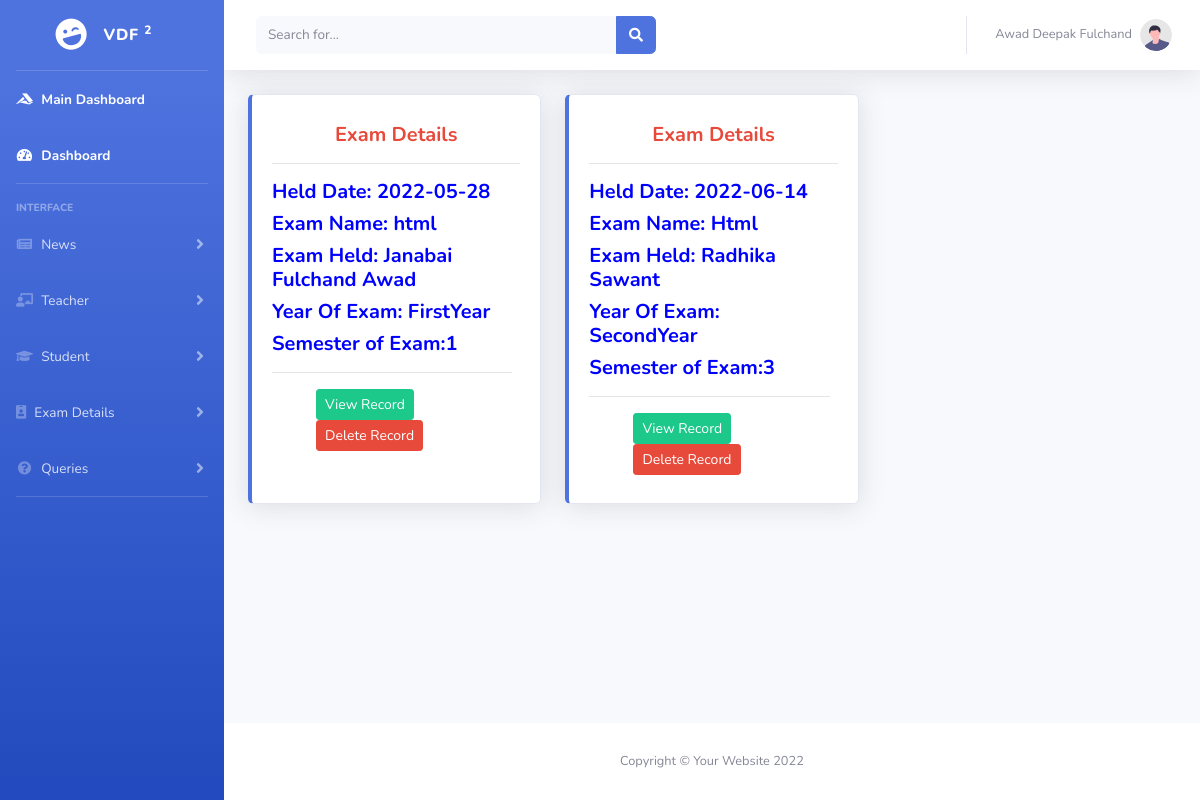
The page /Main/User/Admin/ComputerEngineering/testdetails.php (signed in) on the database its author committed.
### tables this page shows
CREATE TABLE `testquestion` (
  `Test_Id` int(11) NOT NULL,
  `Test_Class` varchar(20) NOT NULL,
  `Test_Semester` varchar(10) NOT NULL,
  `Test_Title` varchar(100) NOT NULL,
  `Test_Questions` int(100) NOT NULL,
  `Test_Marks` int(10) NOT NULL,
  `Test_Wrong` bigint(10) NOT NULL,
  `Test_Date` date NOT NULL,
  `Test_Dept` varchar(50) NOT NULL,
  `Test_Teacher` varchar(100) NOT NULL
);

### Main/User/Admin/ComputerEngineering/testdetails.php (the view, shortened to what this page needs)
<?php
   $number=$_SESSION['Admin_Number'];
      $password=$_SESSION['Admin_Password'];
      if ($_SESSION['Admin_Number'] AND $_SESSION['Admin_Password'] )
      {
      $user ='root';
     $pass = '';
      $db = 'seminar';
     $db = new mysqli('localhost',$user,$pass,$db) or die("unable to connect");
     $sql="SELECT * FROM admin WHERE Admin_Number='".$number."' AND Admin_Password ='".$password."'";
     $result=(mysqli_query($db,$sql));
     $data=mysqli_fetch_assoc($result);
     }else
     {
        header("location:../AdminLogin.php");
     }
    ?>
<!DOCTYPE html>
<html lang="en">
<head>
    <link href="../../../Files/vendor/fontawesome-free/css/all.min.css" rel="stylesheet" type="text/css">
    <link href="../../../Files/css/sb-admin-2.min.css" rel="stylesheet">
</head>
<body id="page-top">
    <div id="wrapper">
        <ul class="navbar-nav bg-gradient-primary sidebar sidebar-dark accordion" id="accordionSidebar">
            <a class="sidebar-brand d-flex align-items-center justify-content-center" href="index.html">
                <div class="sidebar-brand-icon rotate-n-15">
                    <i class="fas fa-laugh-wink"></i>
                </div>
                <div class="sidebar-brand-text mx-3">VDF  <sup>2</sup></div>
            </a>
            <hr class="sidebar-divider my-0">
            <li class="nav-item active">
                <a class="nav-link" href="../TeacherMain.php">
                    <i class="fab fa-fw fa-accusoft"></i>
                    <span>Main Dashboard</span></a>
            </li>
            <li class="nav-item active">
                <a class="nav-link" href="ComputerEngineering.php">
                    <i class="fas fa-fw fa-tachometer-alt"></i>
                    <span>Dashboard</span></a>
            </li>
            <hr class="sidebar-divider">
            <div class="sidebar-heading">
                Interface
            </div>
            <li class="nav-item">
                <a class="nav-link collapsed" href="#" data-toggle="collapse" data-target="#collapseOne"
                    aria-expanded="true" aria-controls="collapseUtilities">
                    <i class="fas fa-fw fa-newspaper"></i>
                    <span>News</span>
                </a>
            </li>
            <li class="nav-item">
                <a class="nav-link collapsed" href="#" data-toggle="collapse" data-target="#collapseTwo"
                    aria-expanded="true" aria-controls="collapseUtilities">
                    <i class="fas fa-fw fa-chalkboard-teacher"></i>
                    <span>Teacher</span>
                </a>
            </li>
            <li class="nav-item">
                <a class="nav-link collapsed" href="#" data-toggle="collapse" data-target="#collapseThree"
                    aria-expanded="true" aria-controls="collapseUtilities">
                    <i class="fas fa-fw fa-graduation-cap"></i>
                    <span>Student</span>
                </a>
            </li>
            <li class="nav-item">
                <a class="nav-link collapsed" href="#" data-toggle="collapse" data-target="#collapseFour"
                    aria-expanded="true" aria-controls="collapseUtilities">
                    <i class="fa fa-id-badge"></i>
                    <span>Exam Details</span>
                </a>
            </li>
            <li class="nav-item">
                <a class="nav-link collapsed" href="#" data-toggle="collapse" data-target="#collapseFive"
                    aria-expanded="true" aria-controls="collapseUtilities">
                    <i class="fas fa-fw fa-question-circle"></i>
                    <span>Queries</span>
                </a>
            </li>
            <hr class="sidebar-divider d-none d-md-block">
        </ul>
        <div id="content-wrapper" class="d-flex flex-column">
            <div id="content">
                <nav class="navbar navbar-expand navbar-light bg-white topbar mb-4 static-top shadow">
                    <form
                        class="d-none d-sm-inline-block form-inline mr-auto ml-md-3 my-2 my-md-0 mw-100 navbar-search">
                        <div class="input-group">
                            <input type="text" class="form-control bg-light border-0 small" placeholder="Search for..."
                                aria-label="Search" aria-describedby="basic-addon2">
                            <div class="input-group-append">
                                <button class="btn btn-primary" type="button">
                                    <i class="fas fa-search fa-sm"></i>
                                </button>
                            </div>
                        </div>
                    </form>
                    <ul class="navbar-nav ml-auto">
                        <li class="nav-item dropdown no-arrow">
                            <a class="nav-link dropdown-toggle" href="#" id="userDropdown" role="button"
                                data-toggle="dropdown" aria-haspopup="true" aria-expanded="false">
                                <span class="mr-2 d-none d-lg-inline text-gray-600 small"><?php echo $data['Admin_Name'];?></span>
                                <img class="img-profile rounded-circle"
                                    src="../../../Files/img/undraw_profile.svg">
                            </a>
                        </li>
                    </ul>
                </nav>
                <div class="container-fluid">
                    <div class="row">
                   <?php
                         $user ='root';
                         $pass = '';
                          $db = 'seminar';
                        $db = new mysqli('localhost',$user,$pass,$db) or die("unable to connect");
                        $dept='ComputerEngineering';
                        $sql="SELECT * FROM testquestion WHERE Test_Dept= '".$dept."' ";
                        $result=(mysqli_query($db,$sql));
                        while($data=mysqli_fetch_assoc($result))
                        {
                         echo '
                        <div class="col-xl-4 col-md-6 mb-4">
                            <div class="card border-left-primary shadow h-100 py-2">
                                <div class="card-body">
                                    <h5 class="m-0 font-weight-bold text-danger" style="text-align:center">Exam Details</h5>
                                    <hr>
                                    <div class="row no-gutters align-items-center">
                                        <div class="col mr-2" style="text-align:left;">
                                                <div class="h5 mb-2  font-weight-bold" style="color:blue">Held Date: '.$data["Test_Date"].'</div>
                                                <div class="h5 mb-2  font-weight-bold" style="color:blue">Exam Name: '.$data["Test_Title"].'</div>
                                             <div class="h5 mb-2  font-weight-bold" style="color:blue">Exam Held: '.$data["Test_Teacher"].'</div>
                                            <div class="h5 mb-2  font-weight-bold" style="color:blue">Year Of Exam: '.$data["Test_Class"].'</div>
                                            <div class="h5 mb-2  font-weight-bold " style="color:blue">Semester of Exam:'.$data["Test_Semester"].'</div>
                                            <hr>
                                            <div class="row">
                                            <div class="col-md-2"></div>
                                            <div class="col-md-8">
                                         <a href="viewdeptresult.php?rn='.$data['Test_Id'].'&fn='.$data['Test_Teacher'].'&gn='.$data['Test_Dept'].'&pn='.$data['Test_Class'].'"><button class="btn btn-success btn-sm">View Record</button></a>
                                         <a href="deletedeptresult.php?rn='.$data['Test_Id'].'"><button class="btn btn-danger btn-sm">Delete Record</button></a>
                                            </div>
                                          </div>
                                        </div>
                                    </div>
                                </div>
                            </div>
                        </div>';
                          }  ?>
                      </div>
                </div>
            </div>
            <footer class="sticky-footer bg-white" style="margin-top: 150px;">
                <div class="container my-auto">
                    <div class="copyright text-center my-auto">
                        <span>Copyright &copy; Your Website 2022</span>
                    </div>
                </div>
            </footer>
        </div>
    </div>
</body>
</html>

### rows shown on the page
testquestion: Test_Date "2022-05-28", Test_Title "html", Test_Teacher "Janabai Fulchand Awad", Test_Class "FirstYear", Test_Semester "1"
testquestion: Test_Date "2022-06-14", Test_Title "Html", Test_Teacher "Radhika Sawant", Test_Class "SecondYear", Test_Semester "3"

### other values the page prints
$data['Admin_Name'] "Awad Deepak Fulchand"
